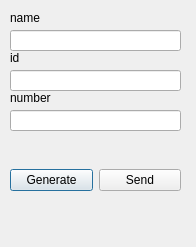
<?xml version="1.0" encoding="UTF-8"?>
<ui version="4.0">
 <class>DataGenerationPopup</class>
 <widget class="QDialog" name="DataGenerationPopup">
  <property name="geometry">
   <rect>
    <x>0</x>
    <y>0</y>
    <width>196</width>
    <height>247</height>
   </rect>
  </property>
  <property name="windowTitle">
   <string>Dialog</string>
  </property>
  <widget class="QWidget" name="horizontalLayoutWidget">
   <property name="geometry">
    <rect>
     <x>10</x>
     <y>140</y>
     <width>171</width>
     <height>80</height>
    </rect>
   </property>
   <layout class="QHBoxLayout" name="horizontalLayout">
    <item>
     <widget class="QPushButton" name="generateButton">
      <property name="text">
       <string>Generate</string>
      </property>
     </widget>
    </item>
    <item>
     <widget class="QPushButton" name="sendButton">
      <property name="text">
       <string>Send</string>
      </property>
     </widget>
    </item>
   </layout>
  </widget>
  <widget class="QLineEdit" name="name">
   <property name="geometry">
    <rect>
     <x>10</x>
     <y>30</y>
     <width>171</width>
     <height>21</height>
    </rect>
   </property>
  </widget>
  <widget class="QLabel" name="label">
   <property name="geometry">
    <rect>
     <x>10</x>
     <y>10</y>
     <width>58</width>
     <height>16</height>
    </rect>
   </property>
   <property name="text">
    <string>name</string>
   </property>
  </widget>
  <widget class="QLabel" name="label_2">
   <property name="geometry">
    <rect>
     <x>10</x>
     <y>50</y>
     <width>58</width>
     <height>16</height>
    </rect>
   </property>
   <property name="text">
    <string>id</string>
   </property>
  </widget>
  <widget class="QLineEdit" name="id">
   <property name="geometry">
    <rect>
     <x>10</x>
     <y>70</y>
     <width>171</width>
     <height>21</height>
    </rect>
   </property>
  </widget>
  <widget class="QLineEdit" name="number">
   <property name="geometry">
    <rect>
     <x>10</x>
     <y>110</y>
     <width>171</width>
     <height>21</height>
    </rect>
   </property>
  </widget>
  <widget class="QLabel" name="label_3">
   <property name="geometry">
    <rect>
     <x>10</x>
     <y>90</y>
     <width>58</width>
     <height>16</height>
    </rect>
   </property>
   <property name="text">
    <string>number</string>
   </property>
  </widget>
 </widget>
 <resources/>
 <connections/>
</ui>
